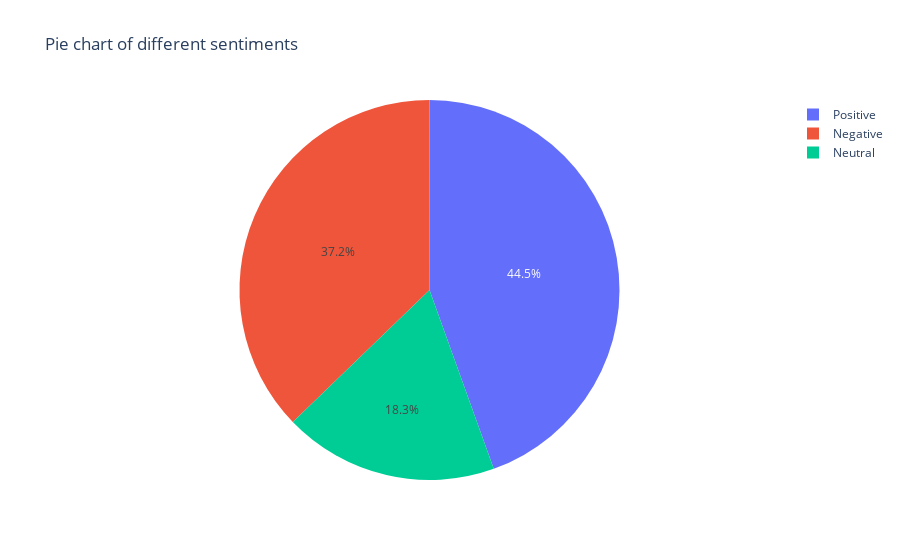

Notebook source saved alongside this figure:
### Markdown cell above
In the info

there are approx

15500 positive statment

13000 negative statment

6500 neutral statment

### Code cell
# perform pie chart on info_score column
import plotly.express as px
fig=px.pie(new_data,names='info_score',title='Pie chart of different sentiments')
fig.show()

### Figure 1 — Plotly figure (JSON) as saved in the notebook; plotly's stock layout.template omitted (floating-point values rounded to 4 significant figures; data arrays with more than 128 entries replaced by an {"elided": "..."} marker saying what was removed)
{"data": [{"domain": {"x": [0, 1], "y": [0, 1]}, "hovertemplate": "info_score=%{label}<extra></extra>", "labels": {"elided": "35463 str values"}, "legendgroup": "", "name": "", "showlegend": true, "type": "pie"}], "layout": {"legend": {"tracegroupgap": 0}, "title": {"text": "Pie chart of different sentiments"}}}
